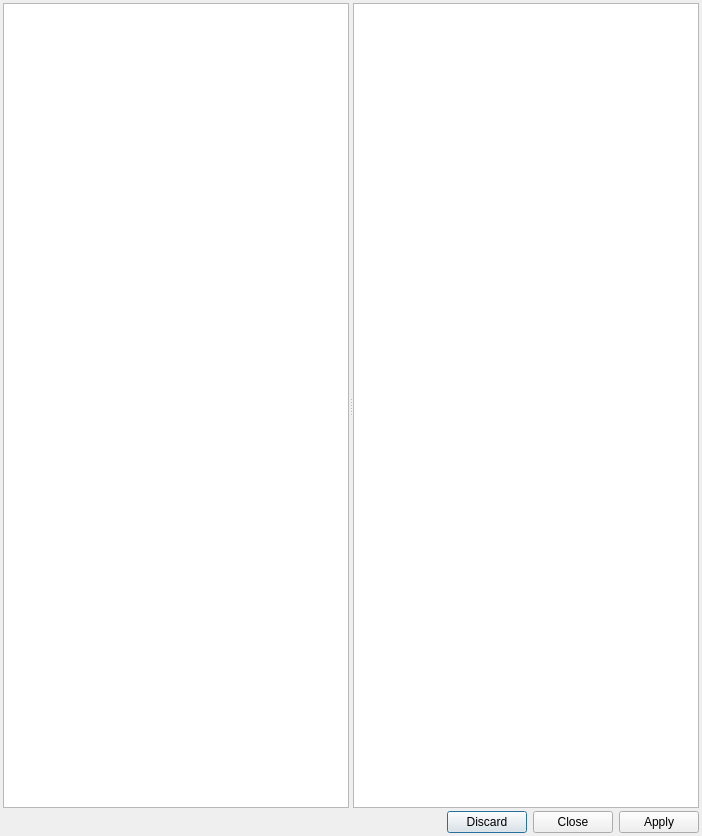
<?xml version="1.0" encoding="UTF-8"?>
<ui version="4.0">
 <class>DlgPairMenuPage</class>
 <widget class="QDialog" name="DlgPairMenuPage">
  <property name="geometry">
   <rect>
    <x>0</x>
    <y>0</y>
    <width>702</width>
    <height>836</height>
   </rect>
  </property>
  <property name="windowTitle">
   <string>Pair Menu With Pages</string>
  </property>
  <property name="styleSheet">
   <string notr="true"/>
  </property>
  <layout class="QVBoxLayout" name="verticalLayout">
   <property name="spacing">
    <number>3</number>
   </property>
   <property name="leftMargin">
    <number>3</number>
   </property>
   <property name="topMargin">
    <number>3</number>
   </property>
   <property name="rightMargin">
    <number>3</number>
   </property>
   <property name="bottomMargin">
    <number>3</number>
   </property>
   <item>
    <widget class="QSplitter" name="splitter">
     <property name="orientation">
      <enum>Qt::Horizontal</enum>
     </property>
     <widget class="QTableView" name="tblMenu">
      <property name="styleSheet">
       <string notr="true">QHeaderView::section {    
	background-color: rgb(227, 227, 227);

    padding-left: 4px;
    border: 1px solid lightgrey;
	
	font: 10pt &quot;MS Shell Dlg 2&quot;;
}</string>
      </property>
      <attribute name="horizontalHeaderCascadingSectionResizes">
       <bool>false</bool>
      </attribute>
      <attribute name="horizontalHeaderHighlightSections">
       <bool>false</bool>
      </attribute>
      <attribute name="horizontalHeaderShowSortIndicator" stdset="0">
       <bool>false</bool>
      </attribute>
     </widget>
     <widget class="QTableView" name="tblPage">
      <property name="styleSheet">
       <string notr="true">QHeaderView::section {    
	background-color: rgb(227, 227, 227);

    padding-left: 4px;
    border: 1px solid lightgrey;
	
	font: 10pt &quot;MS Shell Dlg 2&quot;;
}</string>
      </property>
      <property name="selectionMode">
       <enum>QAbstractItemView::NoSelection</enum>
      </property>
      <property name="selectionBehavior">
       <enum>QAbstractItemView::SelectRows</enum>
      </property>
     </widget>
    </widget>
   </item>
   <item>
    <widget class="QDialogButtonBox" name="buttonBox">
     <property name="styleSheet">
      <string notr="true">* { button-layout: 2 }</string>
     </property>
     <property name="orientation">
      <enum>Qt::Horizontal</enum>
     </property>
     <property name="standardButtons">
      <set>QDialogButtonBox::Apply|QDialogButtonBox::Close|QDialogButtonBox::Discard</set>
     </property>
     <property name="centerButtons">
      <bool>false</bool>
     </property>
    </widget>
   </item>
  </layout>
 </widget>
 <resources/>
 <connections/>
</ui>
